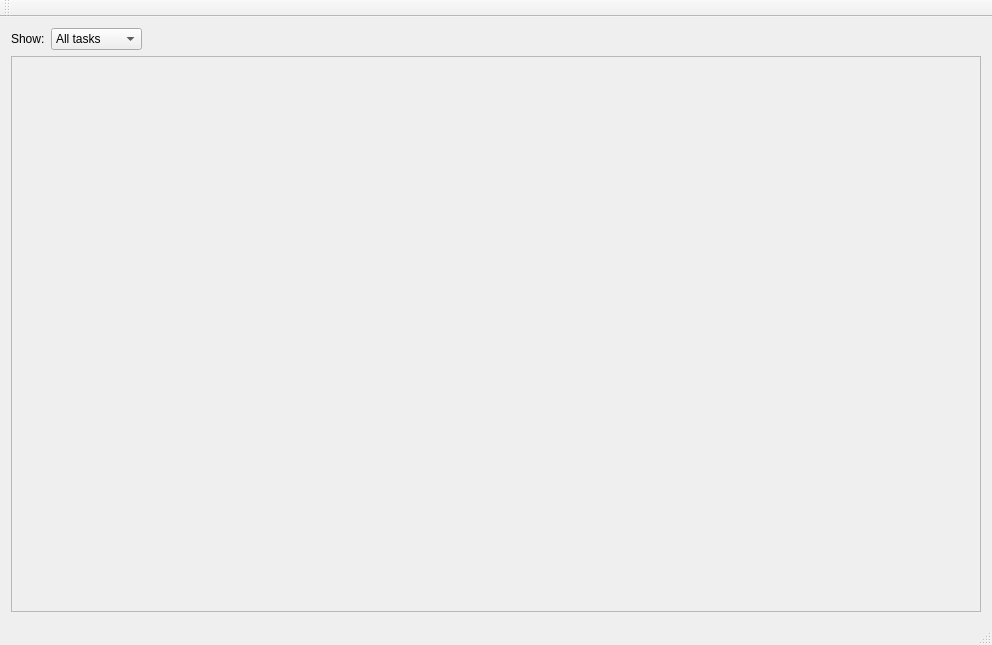
<?xml version="1.0" encoding="UTF-8"?>
<ui version="4.0">
 <class>MainWindow</class>
 <widget class="QMainWindow" name="MainWindow">
  <property name="geometry">
   <rect>
    <x>0</x>
    <y>0</y>
    <width>992</width>
    <height>645</height>
   </rect>
  </property>
  <property name="minimumSize">
   <size>
    <width>0</width>
    <height>0</height>
   </size>
  </property>
  <property name="windowTitle">
   <string>MainWindow</string>
  </property>
  <widget class="QWidget" name="centralWidget">
   <layout class="QGridLayout" name="gridLayout">
    <item row="0" column="0">
     <layout class="QVBoxLayout" name="verticalLayout">
      <item>
       <layout class="QHBoxLayout" name="horizontalLayout" stretch="0,0,0">
        <property name="spacing">
         <number>6</number>
        </property>
        <property name="sizeConstraint">
         <enum>QLayout::SetNoConstraint</enum>
        </property>
        <item>
         <widget class="QLabel" name="label">
          <property name="sizePolicy">
           <sizepolicy hsizetype="Minimum" vsizetype="Fixed">
            <horstretch>0</horstretch>
            <verstretch>0</verstretch>
           </sizepolicy>
          </property>
          <property name="text">
           <string>Show:</string>
          </property>
         </widget>
        </item>
        <item>
         <widget class="QComboBox" name="comboBox">
          <property name="sizePolicy">
           <sizepolicy hsizetype="Minimum" vsizetype="Fixed">
            <horstretch>0</horstretch>
            <verstretch>0</verstretch>
           </sizepolicy>
          </property>
          <item>
           <property name="text">
            <string>All tasks</string>
           </property>
          </item>
          <item>
           <property name="text">
            <string>Open tasks</string>
           </property>
          </item>
         </widget>
        </item>
        <item>
         <spacer name="horizontalSpacer">
          <property name="orientation">
           <enum>Qt::Horizontal</enum>
          </property>
          <property name="sizeType">
           <enum>QSizePolicy::Expanding</enum>
          </property>
          <property name="sizeHint" stdset="0">
           <size>
            <width>40</width>
            <height>10</height>
           </size>
          </property>
         </spacer>
        </item>
       </layout>
      </item>
      <item>
       <layout class="QVBoxLayout" name="verticalLayout_3" stretch="0">
        <item>
         <widget class="QScrollArea" name="task_area">
          <property name="minimumSize">
           <size>
            <width>0</width>
            <height>0</height>
           </size>
          </property>
          <property name="widgetResizable">
           <bool>true</bool>
          </property>
          <widget class="QWidget" name="scrollAreaWidgetContents">
           <property name="geometry">
            <rect>
             <x>0</x>
             <y>0</y>
             <width>968</width>
             <height>540</height>
            </rect>
           </property>
          </widget>
         </widget>
        </item>
       </layout>
      </item>
     </layout>
    </item>
   </layout>
  </widget>
  <widget class="QMenuBar" name="menuBar">
   <property name="geometry">
    <rect>
     <x>0</x>
     <y>0</y>
     <width>992</width>
     <height>21</height>
    </rect>
   </property>
  </widget>
  <widget class="QToolBar" name="mainToolBar">
   <attribute name="toolBarArea">
    <enum>TopToolBarArea</enum>
   </attribute>
   <attribute name="toolBarBreak">
    <bool>false</bool>
   </attribute>
  </widget>
  <widget class="QStatusBar" name="statusBar"/>
 </widget>
 <layoutdefault spacing="6" margin="11"/>
 <resources/>
 <connections/>
</ui>
